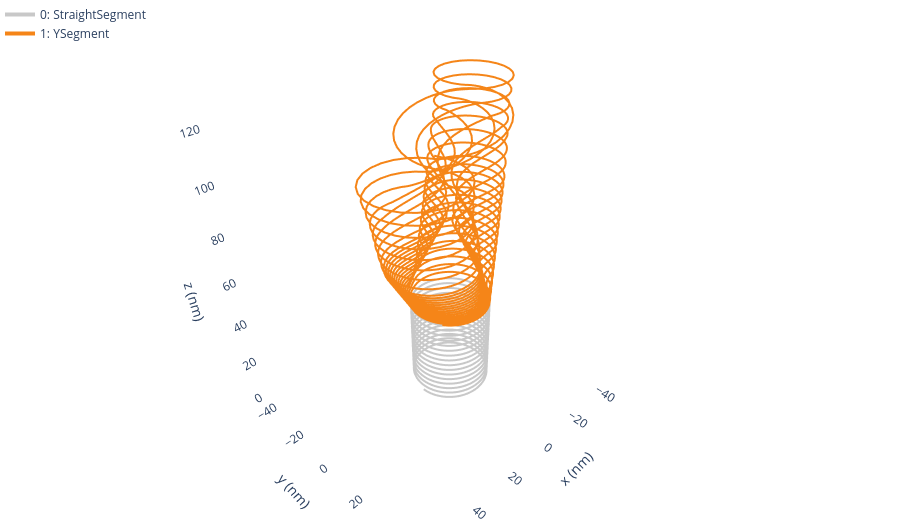

Notebook code cell kept with this figure:
### Markdown cell above
## Y segments

A Y segment divides a round tube into two arms. It has a middle part, where the tube becomes wide, and a top part, where the two arms become round. Each part has its own opening angle: the angle between the vertical axis and the axis of an arm.

The segment starts at the terminus of the stem.

### Code cell
y = stem.termini[0].add_y_segment(
    middle_length=40.0,
    top_length=40.0,
    middle_opening_angle_deg=38.66,
    top_opening_angle_deg=23.71,
)
show_spiral(spiral, highlight=y)

### Figure 1 — Plotly figure (JSON) as saved in the notebook; plotly's stock layout.template omitted (floating-point values rounded to 4 significant figures; data arrays with more than 128 entries replaced by an {"elided": "..."} marker saying what was removed)
{"data": [{"hoverinfo": "name", "line": {"color": "#C8C8C8", "width": 4}, "mode": "lines", "name": "0: StraightSegment", "type": "scatter3d", "x": {"elided": "1510 float values"}, "y": {"elided": "1510 float values"}, "z": {"elided": "1510 float values"}}, {"hoverinfo": "name", "line": {"color": "#F58518", "width": 4}, "mode": "lines", "name": "1: YSegment", "type": "scatter3d", "x": {"elided": "2313 float values"}, "y": {"elided": "2313 float values"}, "z": {"elided": "2313 float values"}}], "layout": {"height": 520, "legend": {"x": 0, "y": 1}, "margin": {"b": 0, "l": 0, "r": 0, "t": 0}, "scene": {"aspectmode": "data", "xaxis": {"showbackground": false, "title": {"text": "x (nm)"}}, "yaxis": {"showbackground": false, "title": {"text": "y (nm)"}}, "zaxis": {"showbackground": false, "title": {"text": "z (nm)"}}}}}
